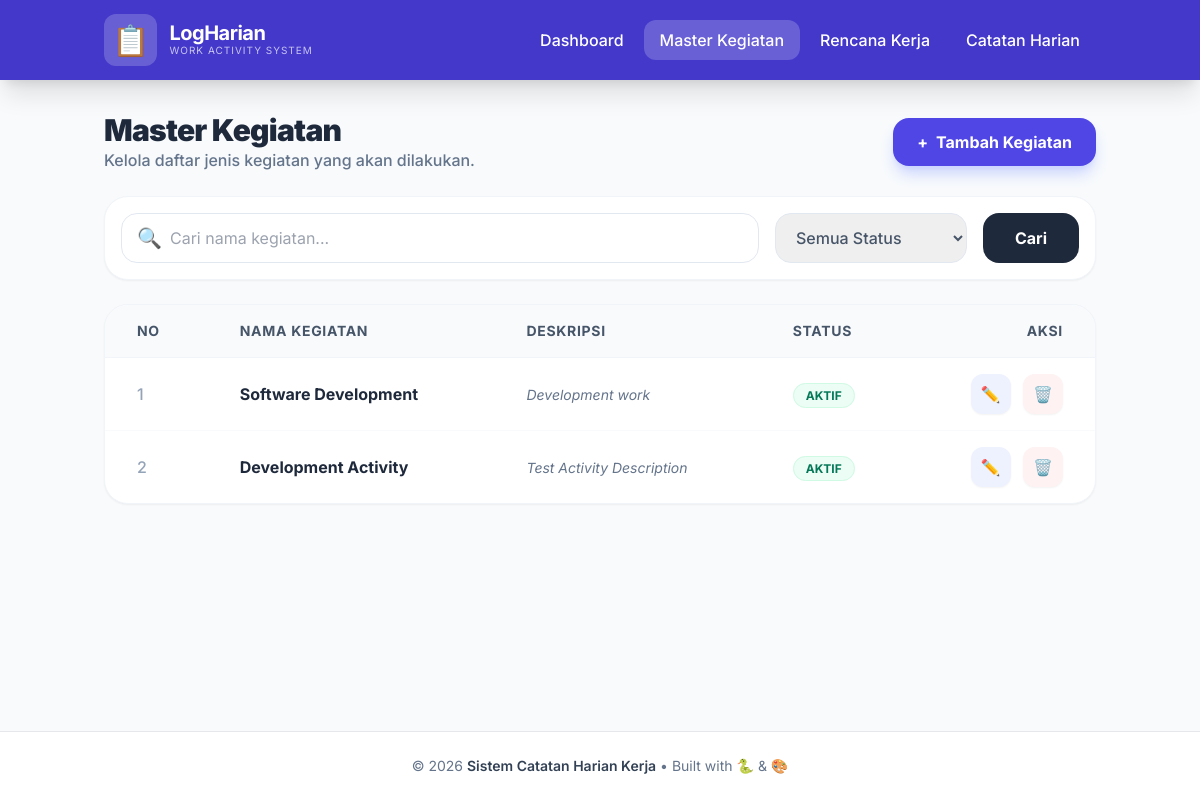
Screenshot of /kegiatan with the database file from the repository.
### tables this page shows
CREATE TABLE kegiatan (
    id_kegiatan    INTEGER PRIMARY KEY AUTOINCREMENT,
    nama_kegiatan  VARCHAR(200) NOT NULL,
    deskripsi      TEXT DEFAULT NULL,
    status         VARCHAR(20) NOT NULL DEFAULT 'aktif'
                   CHECK (status IN ('aktif', 'nonaktif')),
    created_at     DATETIME NOT NULL DEFAULT (datetime('now','localtime')),
    updated_at     DATETIME NOT NULL DEFAULT (datetime('now','localtime'))
);

### app.py (the view)
@app.route('/kegiatan')
def kegiatan_index():
    return kegiatan_ctrl.index()

### src/application/use_cases/kelola_kegiatan.py (called while the page is built)
    def ambil_semua(self, search: str = None, status: str = None):
        return self.repo.ambil_semua(search, status)

### src/infrastructure/database/db_connection.py (called while the page is built)
    def get_connection(self):
        conn = sqlite3.connect(self.db_path)
        conn.row_factory = sqlite3.Row
        conn.execute("PRAGMA foreign_keys = ON")
        return conn

### src/infrastructure/repositories/sqlite_kegiatan_repo.py (called while the page is built)
    def ambil_semua(self, search: str = None, status: str = None) -> List[Kegiatan]:
        query = "SELECT * FROM kegiatan WHERE 1=1"
        params = []
        if search:
            query += " AND nama_kegiatan LIKE ?"
            params.append(f"%{search}%")
        if status:
            query += " AND status = ?"
            params.append(status)
        query += " ORDER BY created_at DESC"
        conn = self.db_conn.get_connection()
        cursor = conn.execute(query, params)
        rows = cursor.fetchall()
        conn.close()
        return [self._row_to_entity(row) for row in rows]

    def _row_to_entity(self, row) -> Kegiatan:
        return Kegiatan(
            id_kegiatan=row['id_kegiatan'],
            nama_kegiatan=row['nama_kegiatan'],
            deskripsi=row['deskripsi'],
            status=row['status'],
            created_at=datetime.strptime(row['created_at'], "%Y-%m-%d %H:%M:%S") if row['created_at'] else None,
            updated_at=datetime.strptime(row['updated_at'], "%Y-%m-%d %H:%M:%S") if row['updated_at'] else None
        )

### src/interface/controllers/kegiatan_controller.py (called while the page is built)
    def index(self):
        search = request.args.get('search')
        status = request.args.get('status')
        data = self.use_case.ambil_semua(search, status)
        return render_template('kegiatan/daftar.html', data=data)

### src/interface/templates/kegiatan/daftar.html (shortened to what this page needs)
{% extends "base.html" %}
{% block content %}
<div class="space-y-6 animate-in fade-in slide-in-from-bottom-4 duration-500">
    <div class="flex flex-col sm:flex-row justify-between items-start sm:items-center gap-4">
        <div>
            <h1 class="text-3xl font-black text-slate-800 tracking-tight">Master Kegiatan</h1>
            <p class="text-slate-500 font-medium">Kelola daftar jenis kegiatan yang akan dilakukan.</p>
        </div>
        <a href="/kegiatan/tambah" class="w-full sm:w-auto bg-indigo-600 text-white px-6 py-3 rounded-2xl font-bold hover:bg-indigo-700 transition-all shadow-lg shadow-indigo-200 active:scale-95 flex items-center justify-center gap-2">
            <span>+</span> Tambah Kegiatan
        </a>
    </div>
    <div class="bg-white p-4 rounded-3xl shadow-sm border border-slate-100">
        <form action="/kegiatan" method="GET" class="flex flex-col md:flex-row gap-4">
            <div class="flex-grow relative">
                <input type="text" name="search" value="{{ request.args.get('search', '') }}" placeholder="Cari nama kegiatan..."
                       class="w-full pl-12 pr-4 py-3 rounded-2xl border border-slate-200 focus:outline-none focus:ring-2 focus:ring-indigo-500 focus:border-transparent transition-all">
                <span class="absolute left-4 top-1/2 -translate-y-1/2 text-slate-400 text-xl">🔍</span>
            </div>
            <select name="status" class="w-full md:w-48 px-4 py-3 rounded-2xl border border-slate-200 focus:outline-none focus:ring-2 focus:ring-indigo-500 transition-all font-medium text-slate-600">
                <option value="">Semua Status</option>
            </select>
            <button type="submit" class="bg-slate-800 text-white px-8 py-3 rounded-2xl font-bold hover:bg-slate-900 transition-all active:scale-95">
                Cari
            </button>
        </form>
    </div>
    <div class="bg-white rounded-3xl shadow-sm border border-slate-100 overflow-hidden">
        <div class="hidden lg:block overflow-x-auto">
            <table class="w-full text-left">
                <thead class="bg-slate-50 border-b border-slate-100">
                    <tr>
                        <th class="px-8 py-4 font-bold text-slate-600 text-sm uppercase tracking-wider">No</th>
                        <th class="px-8 py-4 font-bold text-slate-600 text-sm uppercase tracking-wider">Nama Kegiatan</th>
                        <th class="px-8 py-4 font-bold text-slate-600 text-sm uppercase tracking-wider">Deskripsi</th>
                        <th class="px-8 py-4 font-bold text-slate-600 text-sm uppercase tracking-wider">Status</th>
                        <th class="px-8 py-4 font-bold text-slate-600 text-sm uppercase tracking-wider text-right">Aksi</th>
                    </tr>
                </thead>
                <tbody class="divide-y divide-slate-50">
                    {% for item in data %}
                    <tr class="hover:bg-slate-50/50 transition-colors">
                        <td class="px-8 py-4 text-slate-400 font-medium">{{ loop.index }}</td>
                        <td class="px-8 py-4">
                            <span class="font-bold text-slate-800">{{ item.nama_kegiatan }}</span>
                        </td>
                        <td class="px-8 py-4">
                            <span class="text-slate-500 text-sm italic">{{ item.deskripsi or 'Tidak ada deskripsi' }}</span>
                        </td>
                        <td class="px-8 py-4">
                            {% if item.status == 'aktif' %}
                                <span class="bg-emerald-50 text-emerald-700 px-3 py-1 rounded-full text-xs font-bold border border-emerald-100">AKTIF</span>
                            {% else %}
                                <span class="bg-slate-100 text-slate-500 px-3 py-1 rounded-full text-xs font-bold border border-slate-200">NONAKTIF</span>
                            {% endif %}
                        </td>
                        <td class="px-8 py-4 text-right space-x-2">
                            <a href="/kegiatan/{{ item.id_kegiatan }}/edit" class="inline-flex items-center justify-center w-10 h-10 rounded-xl bg-indigo-50 text-indigo-600 hover:bg-indigo-600 hover:text-white transition-all shadow-sm" title="Edit">
                                ✏️
                            </a>
                            <button onclick="confirmHapus('/kegiatan/{{ item.id_kegiatan }}/hapus', '{{ item.nama_kegiatan }}')" class="inline-flex items-center justify-center w-10 h-10 rounded-xl bg-red-50 text-red-600 hover:bg-red-600 hover:text-white transition-all shadow-sm" title="Hapus">
                                🗑️
                            </button>
                        </td>
                    </tr>
                    {% endfor %}
                </tbody>
            </table>
        </div>
    </div>
</div>
{% endblock %}

### src/interface/templates/base.html (style rules this page uses)
body { font-family: 'Inter', sans-serif; }

### rows the page displays
kegiatan: nama_kegiatan "Software Development", deskripsi "Development work", status "AKTIF"
kegiatan: nama_kegiatan "Development Activity", deskripsi "Test Activity Description", status "AKTIF"
